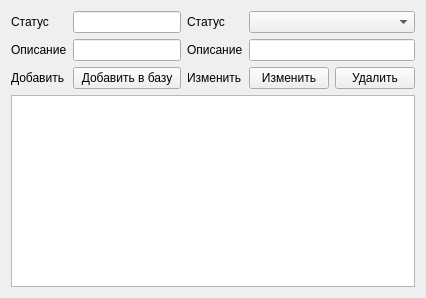
          <widget class="QWidget" name="tab_control_status">
           <attribute name="title">
            <string>Статус</string>
           </attribute>
           <layout class="QGridLayout" name="gridLayout_12">
            <item row="0" column="0">
             <layout class="QGridLayout" name="grid_add_direction_3">
              <item row="4" column="1">
               <widget class="QPushButton" name="pushButton_12">
                <property name="text">
                 <string>Добавить в базу</string>
                </property>
               </widget>
              </item>
              <item row="1" column="1">
               <widget class="QLineEdit" name="lineEdit_47"/>
              </item>
              <item row="1" column="0">
               <widget class="QLabel" name="label_117">
                <property name="text">
                 <string>Описание</string>
                </property>
               </widget>
              </item>
              <item row="4" column="0">
               <widget class="QLabel" name="label_120">
                <property name="text">
                 <string>Добавить</string>
                </property>
               </widget>
              </item>
              <item row="0" column="0">
               <widget class="QLabel" name="label_119">
                <property name="text">
                 <string>Статус</string>
                </property>
               </widget>
              </item>
              <item row="0" column="1">
               <widget class="QLineEdit" name="lineEdit_44"/>
              </item>
             </layout>
            </item>
            <item row="0" column="1">
             <layout class="QGridLayout" name="grid_edit_direction_3">
              <item row="2" column="0">
               <widget class="QLabel" name="label_112">
                <property name="text">
                 <string>Описание</string>
                </property>
               </widget>
              </item>
              <item row="0" column="0">
               <widget class="QLabel" name="label_115">
                <property name="text">
                 <string>Статус</string>
                </property>
               </widget>
              </item>
              <item row="3" column="0">
               <widget class="QLabel" name="label_111">
                <property name="text">
                 <string>Изменить</string>
                </property>
               </widget>
              </item>
              <item row="0" column="1">
               <widget class="QComboBox" name="comboBox_edit_trip_number_6"/>
              </item>
              <item row="2" column="1">
               <widget class="QLineEdit" name="lineEdit_41"/>
              </item>
              <item row="3" column="1">
               <layout class="QGridLayout" name="gridLayout_9">
                <item row="0" column="1">
                 <widget class="QPushButton" name="pushButton_airplane_remove_5">
                  <property name="text">
                   <string>Удалить</string>
                  </property>
                 </widget>
                </item>
                <item row="0" column="0">
                 <widget class="QPushButton" name="pushButton_11">
                  <property name="text">
                   <string>Изменить</string>
                  </property>
                 </widget>
                </item>
               </layout>
              </item>
             </layout>
            </item>
            <item row="1" column="0" colspan="2">
             <layout class="QGridLayout" name="gridLayout_show_directions_3">
              <item row="0" column="0">
               <widget class="QTableView" name="tableView_5"/>
              </item>
             </layout>
            </item>
           </layout>
          </widget>
